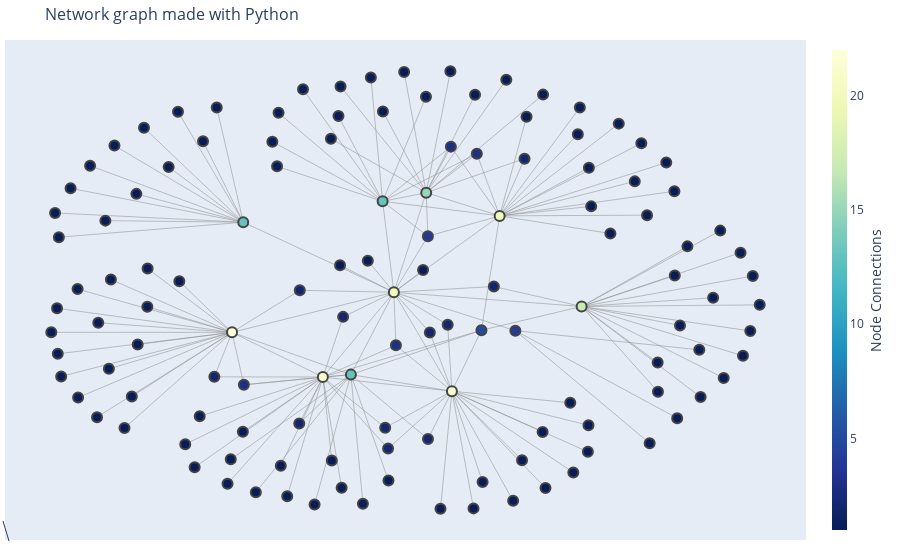

The notebook cell this image was saved under:
### Code cell
fig = go.Figure(data=[edge_trace, node_trace],
             layout=go.Layout(
                title='Network graph made with Python',
                titlefont_size=16,
                showlegend=False,
                hovermode='closest',
                margin=dict(b=20,l=5,r=5,t=40),
                annotations=[ dict(
                    showarrow=True,
                    xref="paper", yref="paper",
                    x=0.005, y=-0.002 ) ],
                xaxis=dict(showgrid=False, zeroline=False, showticklabels=False),
                yaxis=dict(showgrid=False, zeroline=False, showticklabels=False))
                )

fig.show()

### Figure 1 — Plotly figure (JSON) as saved in the notebook; plotly's stock layout.template omitted (floating-point values rounded to 4 significant figures; data arrays with more than 128 entries replaced by an {"elided": "..."} marker saying what was removed)
{"data": [{"hoverinfo": "none", "line": {"color": "#888", "width": 0.5}, "mode": "lines", "type": "scatter", "x": {"elided": "483 float values"}, "y": {"elided": "483 float values"}}, {"customdata": ["# of connections: 1", "# of connections: 15", "# of connections: 1", "# of connections: 20", "# of connections: 1", "# of connections: 21", "# of connections: 1", "# of connections: 13", "# of connections: 1", "# of connections: 17", "# of connections: 1", "# of connections: 1", "# of connections: 21", "# of connections: 2", "# of connections: 1", "# of connections: 1", "# of connections: 3", "# of connections: 20", "# of connections: 22", "# of connections: 1", "# of connections: 1", "# of connections: 1", "# of connections: 13", "# of connections: 1", "# of connections: 1", "# of connections: 3", "# of connections: 1", "# of connections: 1", "# of connections: 1", "# of connections: 1", "# of connections: 1", "# of connections: 1", "# of connections: 1", "# of connections: 2", "# of connections: 1", "# of connections: 1", "# of connections: 1", "# of connections: 1", "# of connections: 1", "# of connections: 5", "# of connections: 1", "# of connections: 13", "# of connections: 1", "# of connections: 1", "# of connections: 4", "# of connections: 1", "# of connections: 1", "# of connections: 2", "# of connections: 1", "# of connections: 1", "# of connections: 2", "# of connections: 1", "# of connections: 1", "# of connections: 1", "# of connections: 3", "# of connections: 1", "# of connections: 2", "# of connections: 1", "# of connections: 1", "# of connections: 2", "# of connections: 1", "# of connections: 1", "# of connections: 1", "# of connections: 1", "# of connections: 1", "# of connections: 2", "# of connections: 1", "# of connections: 1", "# of connections: 2", "# of connections: 1", "# of connections: 2", "# of connections: 1", "# of connections: 1", "# of connections: 1", "# of connections: 1", "# of connections: 1", "# of connections: 1", "# of connections: 1", "# of connections: 1", "# of connections: 1", "# of connections: 1", "# of connections: 1", "# of connections: 4", "# of connections: 3", "# of connections: 1", "# of connections: 1", "# of connections: 1", "# of connections: 1", "# of connections: 1", "# of connections: 1", "# of connections: 1", "# of connections: 1", "# of connections: 1", "# of connections: 1", "# of connections: 1", "# of connections: 1", "# of connections: 1", "# of connections: 2", "# of connections: 1", "# of connections: 1", "# of connections: 1", "# of connections: 1", "# of connections: 1", "# of connections: 1", "# of connections: 1", "# of connections: 1", "# of connections: 1", "# of connections: 1", "# of connections: 1", "# of connections: 1", "# of connections: 1", "# of connections: 1", "# of connections: 1", "# of connections: 1", "# of connections: 1", "# of connections: 1", "# of connections: 1", "# of connections: 1", "# of connections: 1", "# of connections: 1", "# of connections: 1", "# of connections: 2", "# of connections: 1", "# of connections: 1", "# of connections: 1", "# of connections: 1", "# of connections: 1", "# of connections: 1"], "hoverinfo": "text", "hovertemplate": "%{hovertext}<br>%{customdata}<extra></extra>", "hovertext": ["Melanie Wall", "Magdalena Cerda", "Garen Wintemute", "Alvaro Castillo-Carniglia", "Douglas Steinke", "Jeffery Talbert", "Laukik Chitnis", "Sanjay Ranka", "Maria Scharron-del Rio", "Mildred Maldonado Molina", "Michelle Lofwall", "Scott Martin Vouri", "Amie Goodin", "xi wang", "Emily Hankosky", "Victoria Frye", "Brandon DL Marshall", "Chris Delcher", "Almut G. Winterstein", "Shigang Chen", "Ryan P Hickson", "Sarah R. Lowe", "David S. Fink", "Bryan D. Jones", "Arch Mainous", "Katherine Keyes", "Paulina Pino", "Hannah Laqueur", "Geoffrey Fox", "David Cordova", "Tianshu Feng", "Aaron Yelowitz", "Elisa Ansoleaga", "svetla slavova", "Prabhat Mishra", "Daniel Harris", "Keisa Fallin-Bennett", "Joseph Delaney", "Robert L Cook", "Chris Delcher, PhD", "Andrea L. Roberts", "Joshua D. Brown", "Alex Elswick", "Alex Piquero", "Silvia S Martins", "Arslan Munir", "Israel Liberzon", "Wei-Hsuan Lo-Ciganic", "Melissa Tracy", "Regina Bussing", "Yu-Jung \"Jenny\" Wei", "Qixuan Chen", "Richard Segal", "Andrew Rundle", "Patricia R. Freeman, PhD, RPh, FAPh...", "Yan Li", "Nathan Pauly", "Frank Baumgartner", "Mark Olfson", "Ariadne E Rivera-Aguirre", "Candice Odgers", "Tamer Kahveci", "Jennifer (Reingle) Gonzalez", "Rhonda M Cooper-DeHoff", "Darin Erickson", "Alexander C. Wagenaar", "Eun Sung Jung", "Patrick Antonelli", "Daniela C Moga", "Youn Ok (Younoki) Lee", "Yanning Wang", "Gregory H Cohen", "Amanda Fallin-Bennett", "Chris Jermaine", "Jay S Kaufman", "Guillermo Bernal", "Matthew Potoski", "Hannah Carliner", "Gloria Lipori", "Spruha Joshi", "Adel Alrwisan", "Thalia Smith", "Tracey E Barnett", "Juan M. Hincapie-Castillo", "Kara E Rudolph", "Stephan Schmidt", "Laura Sampson", "Corey S. Davis", "Louis Yen", "Melvin Livingston", "Ishfaq Ahmad", "Stephen J Mooney", "Yanmin Zhu", "Sartaj Sahni", "Danielle Ompad", "kristin ashford", "Babette Brumback", "Ellen J. Hahn", "Brian C. Sauer", "Stephanie T. Lanza", "Parinita A Dherange", "Dale W. Russell", "Minji Sohn", "Brad Cannell", "Bradley C Martin", "Bradley H. Wagenaar", "Xinyue Liu", "Stephen Crystal", "Rajender R. Aparasu, PhD, FAPhA", "Jacob T Painter", "Veronica A Pear", "Chilukuri Mohan", "Linda M. Collins", "Keith E. Muller", "Haesuk Park", "Eric Rosenberg", "Tobias Gerhard", "Eric Soule", "Scott M. Hofer", "Karen Blumenschein", "Nicholas Perez", "Anand Shewale", "Trisha Van Zandt", "Alex Brito", "Weixun Wang", "Aaron Shev", "James Marton", "Cassandra Crifasi"], "marker": {"color": [1, 15, 1, 20, 1, 21, 1, 13, 1, 17, 1, 1, 21, 2, 1, 1, 3, 20, 22, 1, 1, 1, 13, 1, 1, 3, 1, 1, 1, 1, 1, 1, 1, 2, 1, 1, 1, 1, 1, 5, 1, 13, 1, 1, 4, 1, 1, 2, 1, 1, 2, 1, 1, 1, 3, 1, 2, 1, 1, 2, 1, 1, 1, 1, 1, 2, 1, 1, 2, 1, 2, 1, 1, 1, 1, 1, 1, 1, 1, 1, 1, 1, 4, 3, 1, 1, 1, 1, 1, 1, 1, 1, 1, 1, 1, 1, 1, 2, 1, 1, 1, 1, 1, 1, 1, 1, 1, 1, 1, 1, 1, 1, 1, 1, 1, 1, 1, 1, 1, 1, 1, 2, 1, 1, 1, 1, 1, 1], "colorbar": {"thickness": 15, "title": {"side": "right", "text": "Node Connections"}, "xanchor": "left"}, "colorscale": [[0, "rgb(255,255,217)"], [0.125, "rgb(237,248,177)"], [0.25, "rgb(199,233,180)"], [0.375, "rgb(127,205,187)"], [0.5, "rgb(65,182,196)"], [0.625, "rgb(29,145,192)"], [0.75, "rgb(34,94,168)"], [0.875, "rgb(37,52,148)"], [1, "rgb(8,29,88)"]], "line": {"width": 2}, "reversescale": true, "showscale": true, "size": 10}, "mode": "markers", "type": "scatter", "x": [0.4105, 0.09259, 0.6165, 0.2925, 0.3291, 0.1626, -0.5147, -0.4052, 0.9479, 0.5155, 0.5325, -0.1375, -0.1886, -0.4838, 0.246, 0.3105, 0.1597, 0.004668, -0.4357, -0.6753, -0.563, -0.05803, -0.026, 0.4171, 0.4929, 0.2304, 0.5052, 0.5353, -0.7556, 0.8033, 0.0326, 0.3533, 0.3657, 0.151, -0.6082, 0.5342, -0.4062, -0.7653, -0.1419, 0.2429, 0.1584, -0.1123, -0.5237, 0.7233, 0.09717, -0.7802, -0.3091, -0.2528, -0.1404, -0.5791, -0.2514, -0.1461, -0.6654, -0.1667, 0.01023, -0.7997, 0.1025, 0.4846, -0.9275, 0.3601, 0.8393, -0.875, 0.7832, -0.9006, 0.7224, 0.2767, -0.9069, -0.803, -0.01897, -0.5374, -0.1335, 0.09196, -0.448, -0.8219, 0.5106, 0.9545, 0.4093, -0.326, -0.6661, -0.02511, -0.6924, 0.7006, 0.3352, -0.4036, 0.768, -0.4392, -0.3132, 0.6935, 0.7756, -0.0663, -0.6959, 0.5415, -0.8559, -0.9172, 0.2255, -0.2856, -0.9119, -0.01115, -0.9098, 0.902, -0.371, -0.2426, 0.1315, 0.9744, -0.07963, 0.8733, -0.8546, -0.7708, -0.3031, -0.2112, 0.7458, -0.4773, 1, 0.9812, -0.01006, -0.7084, -0.7283, 0.8357, 0.7689, -0.1643, 0.084, 0.09751, 0.8927, 0.5937, -0.5827, 0.6601, 0.2213, 0.6779], "y": [0.8691, 0.4452, 0.7436, 0.3448, -0.8872, -0.4131, 0.6677, 0.3175, 0.1858, -0.04686, -0.6751, -0.8309, -0.3519, -0.3511, -0.8057, 0.9333, 0.6442, 0.01473, -0.1586, 0.7257, -0.6428, 0.9429, 0.4076, -0.8312, -0.7645, 0.6133, 0.6973, 0.5534, 0.6489, 0.213, 0.9667, -0.7112, 0.7736, -0.1261, 0.5559, -0.5606, -0.5888, 0.07004, 0.131, -0.1497, 0.9701, -0.3414, -0.5217, -0.4154, 0.2568, 0.3243, 0.7903, -0.5523, 0.9042, 0.06267, 0.02303, 0.7764, 0.1172, 0.6786, -0.2149, -0.1172, -0.1593, -0.4632, -0.1585, 0.5922, -0.4386, 0.4644, -0.1288, -0.3493, -0.2895, 0.03951, 0.2526, -0.5253, -0.5709, -0.7423, -0.09175, 0.8594, -0.8134, 0.5615, 0.8131, -0.26, -0.5893, 0.6654, -0.04787, 0.7956, -0.2115, -0.6382, -0.1516, -0.3854, 0.4512, -0.7077, 0.5594, 0.348, -0.5296, 0.1508, 0.44, 0.386, 0.02839, 0.3575, 0.8687, -0.8673, -0.05453, -0.6612, -0.2516, -0.3562, -0.8504, 0.8921, -0.9213, -0.1525, -0.8995, -0.009052, -0.4407, -0.3165, -0.7355, -0.9025, 0.5752, 0.8139, -0.03985, 0.08473, -0.7991, -0.4356, -0.5726, -0.234, 0.08687, -0.7127, 0.1106, -0.62, 0.2811, 0.2685, 0.7947, 0.494, -0.9197, 0.6585]}], "layout": {"annotations": [{"showarrow": true, "x": 0.005, "xref": "paper", "y": -0.002, "yref": "paper"}], "hovermode": "closest", "margin": {"b": 20, "l": 5, "r": 5, "t": 40}, "showlegend": false, "title": {"font": {"size": 16}, "text": "Network graph made with Python"}, "xaxis": {"showgrid": false, "showticklabels": false, "zeroline": false}, "yaxis": {"showgrid": false, "showticklabels": false, "zeroline": false}}}
